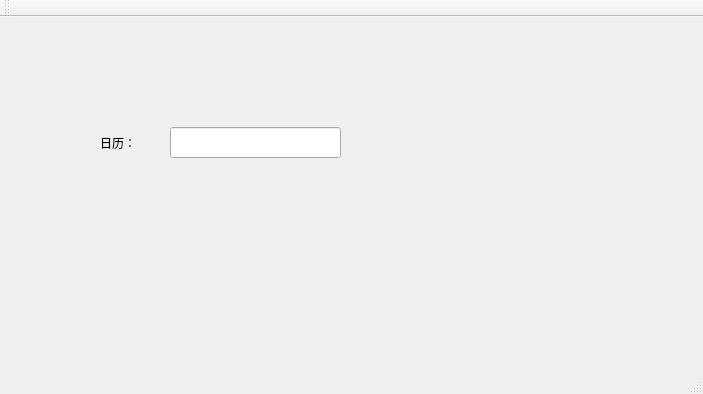
<?xml version="1.0" encoding="UTF-8"?>
<ui version="4.0">
 <class>MainWindow</class>
 <widget class="QMainWindow" name="MainWindow">
  <property name="geometry">
   <rect>
    <x>0</x>
    <y>0</y>
    <width>703</width>
    <height>394</height>
   </rect>
  </property>
  <property name="windowTitle">
   <string>MainWindow</string>
  </property>
  <widget class="QWidget" name="centralWidget">
   <widget class="QLabel" name="label">
    <property name="geometry">
     <rect>
      <x>100</x>
      <y>110</y>
      <width>61</width>
      <height>31</height>
     </rect>
    </property>
    <property name="text">
     <string>日历：</string>
    </property>
   </widget>
   <widget class="QLineEditCalendar" name="lineEdit">
    <property name="geometry">
     <rect>
      <x>170</x>
      <y>110</y>
      <width>171</width>
      <height>31</height>
     </rect>
    </property>
   </widget>
  </widget>
  <widget class="QMenuBar" name="menuBar">
   <property name="geometry">
    <rect>
     <x>0</x>
     <y>0</y>
     <width>703</width>
     <height>26</height>
    </rect>
   </property>
  </widget>
  <widget class="QToolBar" name="mainToolBar">
   <attribute name="toolBarArea">
    <enum>TopToolBarArea</enum>
   </attribute>
   <attribute name="toolBarBreak">
    <bool>false</bool>
   </attribute>
  </widget>
  <widget class="QStatusBar" name="statusBar"/>
 </widget>
 <layoutdefault spacing="6" margin="11"/>
 <customwidgets>
  <customwidget>
   <class>QLineEditCalendar</class>
   <extends>QLineEdit</extends>
   <header>./calendar/qlineeditcalendar.h</header>
  </customwidget>
 </customwidgets>
 <resources/>
 <connections/>
</ui>
